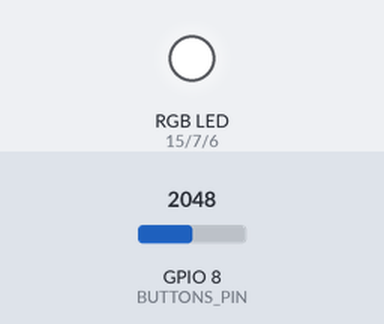
The program below on a simulated ESP32-S3. On the bench: an RGB LED mixed from three pins (HIGH = lit). The test bench sets the inputs (shaded band); at power-on: GPIO 8 (BUTTONS_PIN) = 2048.

Above: at 2.2 s.
2.3 s: GPIO 8 (BUTTONS_PIN) set to 1893
At 2.9 s:
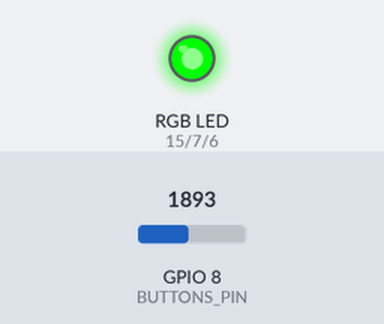
3.8 s: GPIO 8 (BUTTONS_PIN) set to 2540
At 5.0 s:
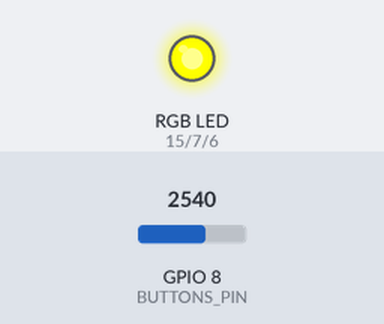
5.3 s: GPIO 8 (BUTTONS_PIN) set to 2470
At 6.3 s:
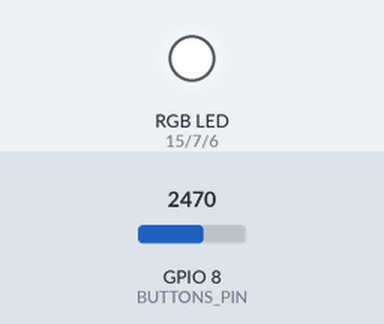
6.8 s: GPIO 8 (BUTTONS_PIN) set to 1910
At 7.5 s:
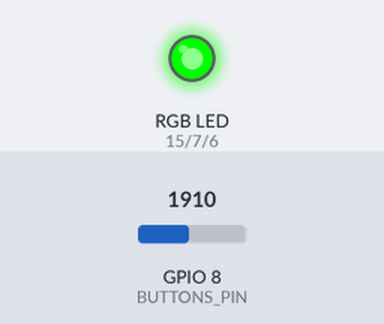
Timing chart, 0 to 9.3 s (numbered marks = the images above; inputs shaded):
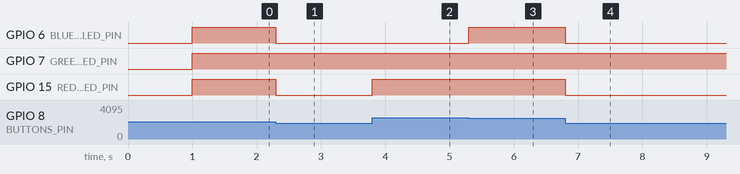

The program:

main.cpp
```cpp
#include <Arduino.h>
#include <esp32-hal-log.h>

const int Button_Pin = 5;
const int BUZZOR_OUTPUT_PIN = 2;

const int RED_RGB_LED_PIN = 15;
const int GREEN_RGB_LED_PIN = 7;
const int BLUE_RGB_LED_PIN = 6;

const int BUTTONS_PIN = 8;

// true, wenn die RGB-LED eine gemeinsame Anode hat (255 = aus, 0 = voll an)
const bool COMMON_ANODE = true;

void setColor(int r, int g, int b)
{
  if (COMMON_ANODE)
  {
    r = 255 - r;
    g = 255 - g;
    b = 255 - b;
  }
  analogWrite(RED_RGB_LED_PIN, r);
  analogWrite(GREEN_RGB_LED_PIN, g);
  analogWrite(BLUE_RGB_LED_PIN, b);
}

void setup()
{
  pinMode(Button_Pin, INPUT);
  Serial.begin(115200);
  delay(1000);
}

void loop()
{
  int ButtonValue = analogRead(BUTTONS_PIN);

  if (ButtonValue > 700 && ButtonValue < 800)
  {
    setColor(255, 0, 0);   // Rot
  }
  else if (ButtonValue > 1500 && ButtonValue < 1620)
  {
    setColor(255, 180, 0); // Gelb (Grün etwas reduziert, da grüne LEDs heller sind)
  }
  else if (ButtonValue > 2350 && ButtonValue < 2450)
  {
    setColor(0, 255, 0);   // Grün
  }
  else if (ButtonValue > 1850 && ButtonValue < 1950)
  {
    setColor(255, 0, 255); // Rot+Gelb -> Magenta
  }
  else if (ButtonValue > 2700 && ButtonValue < 2800)
  {
    setColor(0, 255, 255); // Gelb+Grün -> Cyan
  }
  else if (ButtonValue > 2500 && ButtonValue < 2600)
  {
    setColor(0, 0, 255);   // Rot+Grün -> Blau
  }
  else
  {
    setColor(0, 0, 0); // kein Button gedrückt -> LED aus
  }
}

// ROT = Gemessener Wert : 761 GELB = Gemessener Wert : 1577 GRÜN = Gemessener Wert : 2407

// ROT + GELB Gemessener Wert: 1897   GELB+GRÜN = Gemessener Wert: 2749   ROT+GRÜN Gemessener Wert: 2551G
// Gemessener Wert: 1897              Gemessener Wert: 2750               Gemessener Wert: 2551
```

Measured:
- the behaviour switches between 1950 and 1949 on GPIO 8 (BUTTONS_PIN) (found by bisection; images 0 and 1)
- the behaviour switches between 2501 and 2500 on GPIO 8 (BUTTONS_PIN) (found by bisection; images 2 and 3)
- after the input at 2.3 s, GPIO 6 (BLUE_RGB_LED_PIN), GPIO 15 (RED_RGB_LED_PIN): HIGH → LOW at once
- after the input at 3.8 s, GPIO 15 (RED_RGB_LED_PIN): LOW → HIGH at once
- after the input at 5.3 s, GPIO 6 (BLUE_RGB_LED_PIN): LOW → HIGH at once
- after the input at 6.8 s, GPIO 6 (BLUE_RGB_LED_PIN), GPIO 15 (RED_RGB_LED_PIN): HIGH → LOW at once
